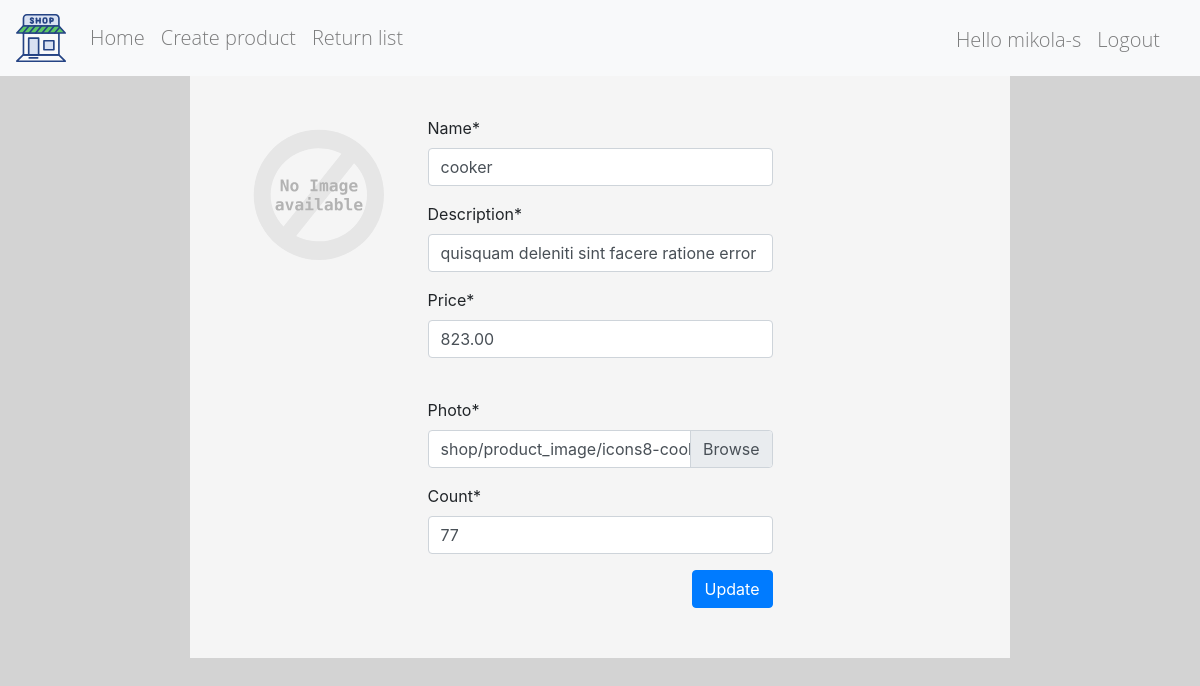
/product_update/5/ (signed in), run on the app's committed database.
### shop/models.py (models this page shows, shortened)
class Product(models.Model):
    name = models.CharField(max_length=50)
    description = models.CharField(max_length=256)
    price = models.DecimalField(
        decimal_places=2,
        max_digits=12,
        validators=[MinValueValidator(Decimal('0.00'))])
    photo = models.FileField(upload_to='shop/product_image/')
    count = models.PositiveIntegerField()

### shop/views.py (the view)
# urls.py: path('product_update/<int:pk>/', ProductUpdate.as_view(), name='product_update'),
class ProductUpdate(AdminAccess, UpdateView):
    template_name = 'shop/product/update_form.html'
    success_url = '/'
    form_class = forms.ProductCreateForm
    model = models.Product
    success_message = 'success update product %(name)s'

### shop/forms.py
class ProductCreateForm(ModelForm):
    class Meta:
        model = Product
        fields = '__all__'

### shop/views.py (called while the page is built)
    def test_func(self):
        return self.request.user.is_superuser

### shop/templates/shop/product/update_form.html (shortened to what this page needs)
{% extends 'shop/page_item/base.html' %}
{% load staticfiles %}
{% load static %}
{% load crispy_forms_tags %}
{% block content %}
    <div class="col-md-8 col-sm-8 col-12 col box">
        <div class="row">
            <div class="col-3">
                <img class="card-img-top" id="id_img" src="{{ MEDIA_URL }}{{ product.photo }}" alt="image"
                     onerror="if (this.src != 'static/images/alt.svg') this.src = '{% static "images/alt.svg" %}'"
                >
            </div>
            <div class="col-6">
                <form method="post" enctype="multipart/form-data" class="form">
                    <div class="form-group mx-0 mb-0">
                        {{ form.name|as_crispy_field }}
                    </div>
                    <div class="form-group mx-0">
                        {{ form.description|as_crispy_field }}
                    </div>
                    <div class="form-group mb-0">
                        {{ form.price|as_crispy_field }}
                    </div>
                    <br>
                    <div class="form-group">
                        <label for="id_photo" class="requiredField">
                            Photo<span class="asteriskField">*</span>
                        </label>
                        <div class="custom-file">
                            <label class="custom-file-label" for="id_photo"
                                   id="id_label">{{ product.photo.name }}</label>
                        </div>
                    </div>
                    <div class="form-group mb-0">
                        {{ form.count|as_crispy_field }}
                    </div>
                    <div class="text-right">
                        <button type="submit" class="btn btn-primary">Update</button>
                    </div>
                </form>
            </div>
        </div>
    </div>
{% endblock content %}

### shop/templates/shop/page_item/navbar.html
{% load staticfiles %}
<nav class="navbar navbar-expand-lg navbar-expand navbar-light bg-light ">
    <div class="collapse navbar-collapse">
        <a class="navbar-brand" href="#">
            <img src="{% static 'images/shop.svg' %}" width="50" height="50" alt="">
        </a>
        <ul class="navbar-nav pl-0 mr-auto">
            <li class="nav-item">
                <a class="nav-link" href="{% url 'shop:index' %}">Home</a>
            </li>
            {% if user.is_authenticated %}
                {% if user.is_superuser %}
                    <li class="nav-item">
                        <a class="nav-link" href="{% url 'shop:product_create' %}">Create product</a>
                    </li>
                    <li class="nav-item">
                        <a class="nav-link" href="{% url 'shop:return_list' %}">Return list</a>
                    </li>
                {% else %}
                    <li class="nav-item">
                        <a class="nav-link" href="{% url 'shop:purchase_list'%}">Purchase history</a>
                    </li>
                {% endif %}
            {% endif %}
        </ul>
        <ul class="navbar-nav pl-0 pb-0 mt-2 mr-3" style="height: 50px">
            {% if not user.is_authenticated %}
                <p class="navbar-text mx-2" id="nav-text">Hello Guest</p>
                <li class="nav-item">
                    <a class="nav-link" href="{% url 'shop:user_create' %}">Register</a>
                </li>
                <p class="navbar-text mx-2"> or </p>
                <li class="nav-item">
                    <a class="nav-link" href="{% url 'shop:user_login' %}">Login</a>
                </li>
            {% else %}
                <p class="nav-item nav-link">Hello {{ user }}</p>
                <li class="nav-item">
                    <a class="nav-link" href="{% url 'shop:user_logout' %}">Logout</a>
                </li>
            {% endif %}
        </ul>
    </div>
</nav>

### files/static/css/style.css (style rules this page uses)
body { background-color: lightgrey; }
p { font-family: "Open Sans Light", sans-serif; font-size: 20px; }
li { font-family: "Open Sans Light", sans-serif; font-size: 20px; }
.box { background-color: whitesmoke; padding: 40px 50px 50px; }
.nav-item { font-family: "Open Sans Light", sans-serif; font-size: 20px; }
.btn { white-space: nowrap; }

### data on the page
Product: name "cooker", description "quisquam deleniti sint facere ratione error", price "823.00", photo.name "shop/product_image/icons8-cooker.svg", count "77"

### other printed values
{{ user }} "mikola-s"
